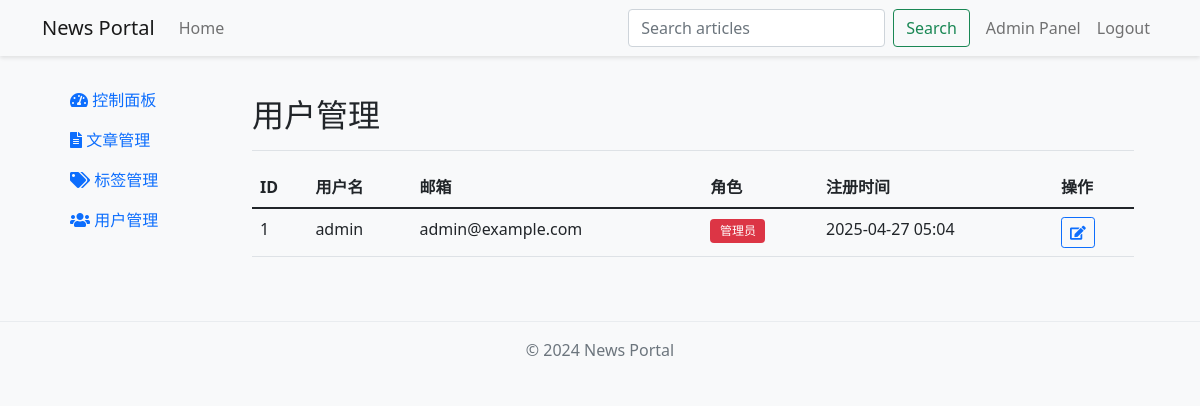
The app's page /admin/users (signed in) with its own data.
### app/models.py (models this page shows, shortened)
class User(UserMixin, db.Model):
    id = db.Column(db.Integer, primary_key=True)
    username = db.Column(db.String(64), unique=True, nullable=False)
    email = db.Column(db.String(120), unique=True, nullable=False)
    password_hash = db.Column(db.String(128))
    is_admin = db.Column(db.Boolean, default=False)
    created_at = db.Column(db.DateTime, default=datetime.utcnow)
    last_login = db.Column(db.DateTime)
    articles = db.relationship("Article", backref="author", lazy="dynamic")

### app/admin/routes.py (the view)
@bp.route("/users")
@login_required
@admin_required
def users():
    page = request.args.get("page", 1, type=int)
    users = User.query.order_by(User.created_at.desc()).paginate(
        page=page, per_page=current_app.config["POSTS_PER_PAGE"]
    )
    return render_template("admin/users.html", users=users.items, pagination=users)

### app/admin/routes.py (called while the page is built)
def admin_required(f):
    @wraps(f)
    def decorated_function(*args, **kwargs):
        if not current_user.is_admin:
            flash("需要管理员权限")
            return redirect(url_for("main.index"))
        return f(*args, **kwargs)
    return decorated_function

### app/models.py (called while the page is built)
@login.user_loader
def load_user(id):
    return User.query.get(int(id))

### app/templates/admin/users.html (shortened to what this page needs)
{% extends "admin/base.html" %} {% block admin_title %}用户管理{% endblock %}  {% block admin_content %}
<div class="table-responsive">
  <table class="table table-hover">
    <thead>
      <tr>
        <th>ID</th>
        <th>用户名</th>
        <th>邮箱</th>
        <th>角色</th>
        <th>注册时间</th>
        <th>操作</th>
      </tr>
    </thead>
    <tbody>
      {% for user in users %}
      <tr>
        <td>{{ user.id }}</td>
        <td>{{ user.username }}</td>
        <td>{{ user.email }}</td>
        <td>
          {% if user.is_admin %}
          <span class="badge bg-danger">管理员</span>
          {% else %}
          <span class="badge bg-secondary">普通用户</span>
          {% endif %}
        </td>
        <td>{{ user.created_at.strftime('%Y-%m-%d %H:%M') }}</td>
        <td>
          <a
            href="{{ url_for('admin.edit_user', id=user.id) }}"
            class="btn btn-sm btn-outline-primary"
          >
            <i class="fas fa-edit"></i>
          </a>
        </td>
      </tr>
      {% endfor %}
    </tbody>
  </table>
</div>
 {% endblock %}

### app/static/css/style.css (style rules this page uses)
body { background-color: #f8f9fa; }
.badge { font-weight: normal; padding: 0.5em 0.8em; }

### records on screen
User: id "1", username "admin", email "admin@example.com", is_admin "管理员", created_at "2025-04-27 05:04"
